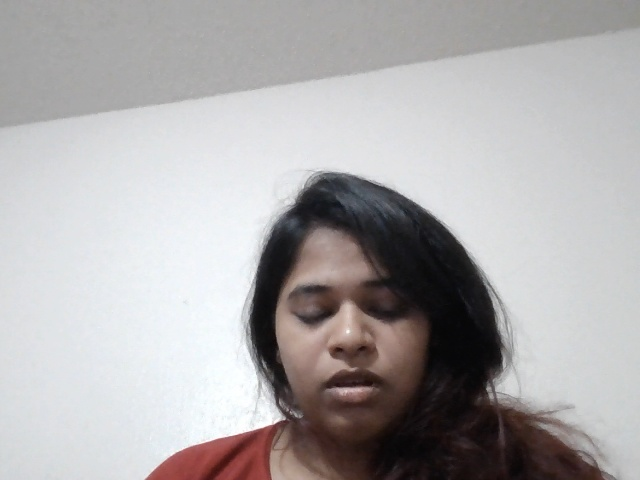
#> input picture list4/list4/Manisha/10/image58b2736d-e89b-11ed-a41a-105107f9b63a.jpeg, 640 x 480 px
$ python -i obj_det.py   (imports and definitions only)
#> lines starting #> are read from the running program, lines starting #| are printed output that depends on the picture
import cv2
import torch
import imutils
import numpy as np

# [1 line not run here, left out]
def obj_detection(frame):
    results = model(imutils.rotate(frame, 0))
    frame = imutils.resize(np.squeeze(results.render()), width=600)
    frame = cv2.cvtColor(frame, cv2.COLOR_BGR2RGB)
    return( frame, ((results.__str__()).split('\n')[0]).split('854 ')[1])
    #return( frame, ((results.__str__()).split('\n')[0]))

>>> import cv2
>>> picture = cv2.imread('list4/list4/Manisha/10/image58b2736d-e89b-11ed-a41a-105107f9b63a.jpeg', cv2.IMREAD_GRAYSCALE)
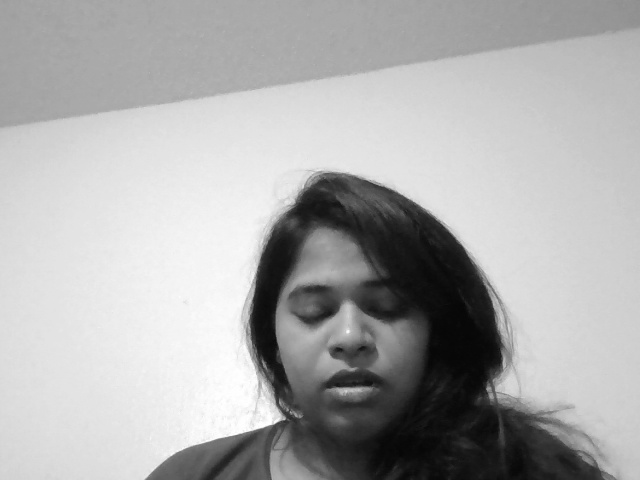
#> picture: shape (480, 640); min 6, max 255, mean 172.2
#> (the run stopped early here; a loop or call above may not have finished)
